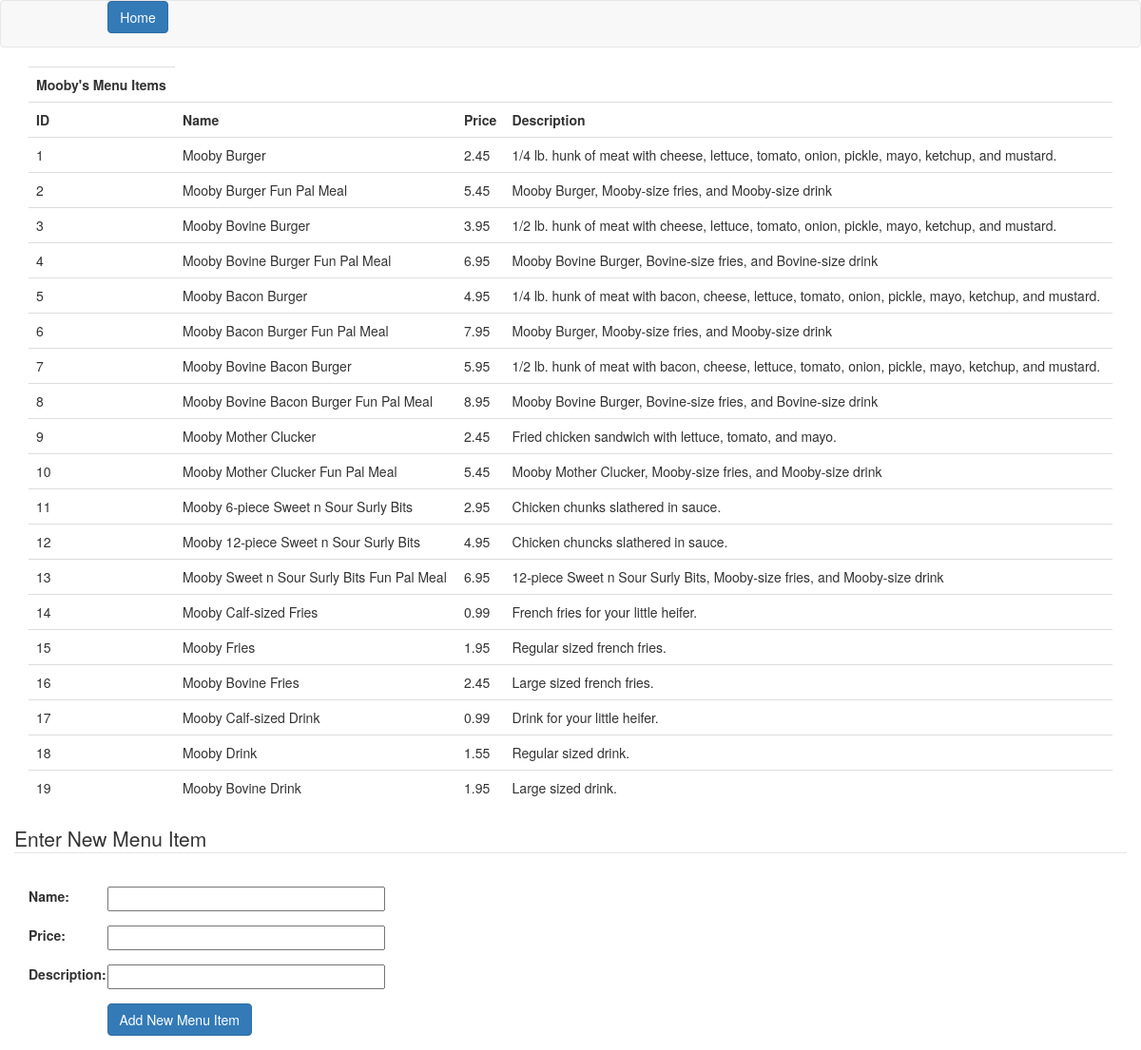
The page /menuItems.php on the database its author committed.
### tables this page shows
CREATE TABLE mby_menu_items (
    id SMALLINT UNSIGNED NOT NULL AUTO_INCREMENT,
    name VARCHAR(100) NOT NULL,
    price DECIMAL(3,2) NOT NULL,
    description TEXT,
    PRIMARY KEY (id)
);

### menuItems.php (the view, shortened to what this page needs)
<?php
$mysqli = new mysqli("oniddb.cws.oregonstate.edu","tarantim-db","qiYPC4AXJLon1UXc","tarantim-db");
?>
<!DOCTYPE html PUBLIC "-//W3C//DTD XHTML 1.0 Strict//EN"
    "http://www.w3.org/TR/xhtml1/DTD/xhtml1-strict.dtd">
<html>
    <head>
		<link rel="stylesheet" href="http://maxcdn.bootstrapcdn.com/bootstrap/3.3.6/css/bootstrap.min.css">
    </head>
    <body>
		<nav class="navbar navbar-default">
		<div class="container-fluid">
			<a class="btn btn-primary col-md-offset-1" href="moobyHome.php">Home</a>
		</div>
		</nav>
		<div class="container">
			<div>
				<table class="table">
					<tr>
						<th>Mooby's Menu Items</th>
					</tr>
					<tr>
						<th>ID</th>
						<th>Name</th>
						<th>Price</th>
						<th>Description</th>
					</tr>
					<?php
					if(!($stmt = $mysqli->prepare("SELECT M.id, M.name, M.price, M.description FROM mby_menu_items M"))){
						echo "Prepare failed: "  . $stmt->errno . " " . $stmt->error;
					}
					if(!$stmt->execute()){
						echo "Execute failed: "  . $mysqli->connect_errno . " " . $mysqli->connect_error;
					}
					if(!$stmt->bind_result($id, $name, $price, $description)){
						echo "Bind failed: "  . $mysqli->connect_errno . " " . $mysqli->connect_error;
					}
					while($stmt->fetch()){
					 echo "<tr>\n<td>\n" . $id . "\n</td>\n<td>\n" . $name . "\n</td>\n<td>\n" . $price .
							"\n</td>\n<td>\n". $description . "\n</td>\n</tr>";
					}
					?>
				</table>
			</div>
			<div name="Form_addItem">
				<form method="POST" action="addMenuItems.php" class="form-horizontal">
					<fieldset>
						<div class="form-group">
							<legend>Enter New Menu Item</legend>
						</div>
						<div class="form-group">
							<label class="col-md-1">Name: </label>
							<input type="text" name="itemName" class="col-md-3">
						</div>
						<div class="form-group">
							<label class="col-md-1">Price: </label>
							<input type="number" step=".01" min="0" name="price" class="col-md-3">
						</div>
						<div class="form-group">
							<label class="col-md-1">Description: </label>
							<input type="text" name="description" class="col-md-3">
						</div>
						<div class="form-group">
							<input type="submit" name="submit" value="Add New Menu Item" class=" btn btn-primary col-md-offset-1">
						</div>
					</fieldset>
				</form>
			</div
		</div>
    </body>
</html>

### rows shown on the page
mby_menu_items: id "1", name "Mooby Burger", price "2.45", description "1/4 lb. hunk of meat with cheese, lettuce, tomato, onion, pickle, mayo, ketchup, and mustard."
mby_menu_items: id "2", name "Mooby Burger Fun Pal Meal", price "5.45", description "Mooby Burger, Mooby-size fries, and Mooby-size drink"
mby_menu_items: id "3", name "Mooby Bovine Burger", price "3.95", description "1/2 lb. hunk of meat with cheese, lettuce, tomato, onion, pickle, mayo, ketchup, and mustard."
mby_menu_items: id "4", name "Mooby Bovine Burger Fun Pal Meal", price "6.95", description "Mooby Bovine Burger, Bovine-size fries, and Bovine-size drink"
mby_menu_items: id "5", name "Mooby Bacon Burger", price "4.95", description "1/4 lb. hunk of meat with bacon, cheese, lettuce, tomato, onion, pickle, mayo, ketchup, and mustard."
mby_menu_items: id "6", name "Mooby Bacon Burger Fun Pal Meal", price "7.95", description "Mooby Burger, Mooby-size fries, and Mooby-size drink"
mby_menu_items: id "7", name "Mooby Bovine Bacon Burger", price "5.95", description "1/2 lb. hunk of meat with bacon, cheese, lettuce, tomato, onion, pickle, mayo, ketchup, and mustard."
mby_menu_items: id "8", name "Mooby Bovine Bacon Burger Fun Pal Meal", price "8.95", description "Mooby Bovine Burger, Bovine-size fries, and Bovine-size drink"
mby_menu_items: id "9", name "Mooby Mother Clucker", price "2.45", description "Fried chicken sandwich with lettuce, tomato, and mayo."
mby_menu_items: id "10", name "Mooby Mother Clucker Fun Pal Meal", price "5.45", description "Mooby Mother Clucker, Mooby-size fries, and Mooby-size drink"
mby_menu_items: id "11", name "Mooby 6-piece Sweet n Sour Surly Bits", price "2.95", description "Chicken chunks slathered in sauce."
mby_menu_items: id "12", name "Mooby 12-piece Sweet n Sour Surly Bits", price "4.95", description "Chicken chuncks slathered in sauce."
mby_menu_items: id "13", name "Mooby Sweet n Sour Surly Bits Fun Pal Meal", price "6.95", description "12-piece Sweet n Sour Surly Bits, Mooby-size fries, and Mooby-size drink"
mby_menu_items: id "14", name "Mooby Calf-sized Fries", price "0.99", description "French fries for your little heifer."
mby_menu_items: id "15", name "Mooby Fries", price "1.95", description "Regular sized french fries."
mby_menu_items: id "16", name "Mooby Bovine Fries", price "2.45", description "Large sized french fries."
mby_menu_items: id "17", name "Mooby Calf-sized Drink", price "0.99", description "Drink for your little heifer."
mby_menu_items: id "18", name "Mooby Drink", price "1.55", description "Regular sized drink."
mby_menu_items: id "19", name "Mooby Bovine Drink", price "1.95", description "Large sized drink."
